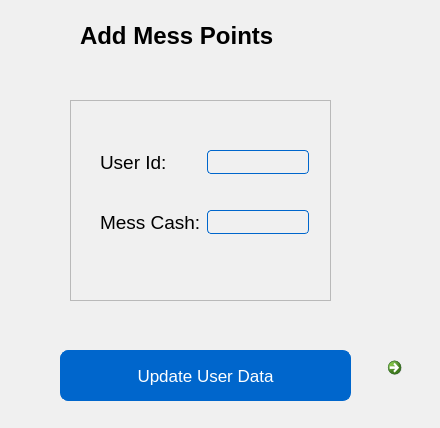
<?xml version="1.0" encoding="UTF-8"?>
<ui version="4.0">
 <class>admin_add_points</class>
 <widget class="QDialog" name="admin_add_points">
  <property name="geometry">
   <rect>
    <x>0</x>
    <y>0</y>
    <width>440</width>
    <height>428</height>
   </rect>
  </property>
  <property name="windowTitle">
   <string>Add Mess Points</string>
  </property>
  <property name="styleSheet">
   <string notr="true">background-color: rgb(240, 240, 240);</string>
  </property>
  <widget class="QPushButton" name="updateUserData">
   <property name="geometry">
    <rect>
     <x>60</x>
     <y>350</y>
     <width>291</width>
     <height>51</height>
    </rect>
   </property>
   <property name="font">
    <font>
     <family>Arial</family>
     <pointsize>-1</pointsize>
     <bold>false</bold>
    </font>
   </property>
   <property name="styleSheet">
    <string notr="true">QPushButton {
    background-color: #0066CC;
    color: white;
    border: 1px solid #0066CC;
    border-radius: 8px;
    font-size: 17px;
    font-family: 'Arial';
}

QPushButton:hover {
    background-color: #005599;
}

QPushButton:pressed {
    background-color: #004080;
    border: 1px solid #004080;
}</string>
   </property>
   <property name="text">
    <string>Update User Data</string>
   </property>
  </widget>
  <widget class="QLabel" name="label_3">
   <property name="geometry">
    <rect>
     <x>280</x>
     <y>20</y>
     <width>31</width>
     <height>31</height>
    </rect>
   </property>
   <property name="text">
    <string/>
   </property>
   <property name="pixmap">
    <pixmap resource="img.qrc">:/images/cash-on-delivery.png</pixmap>
   </property>
   <property name="scaledContents">
    <bool>true</bool>
   </property>
  </widget>
  <widget class="QLabel" name="label_5">
   <property name="geometry">
    <rect>
     <x>80</x>
     <y>0</y>
     <width>281</width>
     <height>71</height>
    </rect>
   </property>
   <property name="styleSheet">
    <string notr="true">QLabel{
    font-weight: bold;
    /*text-transform: uppercase;*/
    font-size: 24px;

}</string>
   </property>
   <property name="text">
    <string>Add Mess Points</string>
   </property>
  </widget>
  <widget class="QFrame" name="frame">
   <property name="geometry">
    <rect>
     <x>70</x>
     <y>100</y>
     <width>261</width>
     <height>201</height>
    </rect>
   </property>
   <property name="styleSheet">
    <string notr="true">QFrame:hover {
    border: 1px solid #005599;
}

QFrame:focus {
    border: 1px solid #004080;
}</string>
   </property>
   <property name="frameShape">
    <enum>QFrame::StyledPanel</enum>
   </property>
   <property name="frameShadow">
    <enum>QFrame::Raised</enum>
   </property>
   <widget class="QWidget" name="layoutWidget">
    <property name="geometry">
     <rect>
      <x>30</x>
      <y>50</y>
      <width>209</width>
      <height>84</height>
     </rect>
    </property>
    <layout class="QGridLayout" name="gridLayout">
     <item row="5" column="0">
      <widget class="QLabel" name="label_7">
       <property name="font">
        <font>
         <pointsize>14</pointsize>
        </font>
       </property>
       <property name="text">
        <string>Mess Cash:</string>
       </property>
      </widget>
     </item>
     <item row="1" column="0">
      <spacer name="verticalSpacer_2">
       <property name="orientation">
        <enum>Qt::Vertical</enum>
       </property>
       <property name="sizeHint" stdset="0">
        <size>
         <width>20</width>
         <height>40</height>
        </size>
       </property>
      </spacer>
     </item>
     <item row="2" column="0">
      <spacer name="verticalSpacer_3">
       <property name="orientation">
        <enum>Qt::Vertical</enum>
       </property>
       <property name="sizeHint" stdset="0">
        <size>
         <width>20</width>
         <height>40</height>
        </size>
       </property>
      </spacer>
     </item>
     <item row="0" column="1">
      <widget class="QLineEdit" name="id">
       <property name="styleSheet">
        <string notr="true">QLineEdit {
    border: 1px solid #0066CC;
    border-radius: 4px;
    padding: 2px 4px;
    font-size: 14px;
    font-family: 'Arial';
}

QLineEdit:hover {
    border: 1px solid #005599;
}

QLineEdit:focus {
    border: 1px solid #004080;
}
</string>
       </property>
      </widget>
     </item>
     <item row="0" column="0">
      <widget class="QLabel" name="label_6">
       <property name="font">
        <font>
         <pointsize>14</pointsize>
        </font>
       </property>
       <property name="text">
        <string>User Id: </string>
       </property>
      </widget>
     </item>
     <item row="5" column="1">
      <widget class="QLineEdit" name="points">
       <property name="styleSheet">
        <string notr="true">QLineEdit {
    border: 1px solid #0066CC;
    border-radius: 4px;
    padding: 2px 4px;
    font-size: 14px;
    font-family: 'Arial';
}

QLineEdit:hover {
    border: 1px solid #005599;
}

QLineEdit:focus {
    border: 1px solid #004080;
}
</string>
       </property>
      </widget>
     </item>
     <item row="3" column="0">
      <spacer name="verticalSpacer_4">
       <property name="orientation">
        <enum>Qt::Vertical</enum>
       </property>
       <property name="sizeHint" stdset="0">
        <size>
         <width>20</width>
         <height>40</height>
        </size>
       </property>
      </spacer>
     </item>
     <item row="4" column="0">
      <spacer name="verticalSpacer">
       <property name="orientation">
        <enum>Qt::Vertical</enum>
       </property>
       <property name="sizeHint" stdset="0">
        <size>
         <width>20</width>
         <height>40</height>
        </size>
       </property>
      </spacer>
     </item>
    </layout>
   </widget>
  </widget>
  <widget class="QCommandLinkButton" name="backButton">
   <property name="geometry">
    <rect>
     <x>380</x>
     <y>350</y>
     <width>51</width>
     <height>53</height>
    </rect>
   </property>
   <property name="text">
    <string/>
   </property>
   <property name="icon">
    <iconset resource="img.qrc">
     <normaloff>:/images/left.png</normaloff>:/images/left.png</iconset>
   </property>
   <property name="iconSize">
    <size>
     <width>30</width>
     <height>30</height>
    </size>
   </property>
  </widget>
  <zorder>label_5</zorder>
  <zorder>updateUserData</zorder>
  <zorder>label_3</zorder>
  <zorder>frame</zorder>
  <zorder>backButton</zorder>
 </widget>
 <resources>
  <include location="img.qrc"/>
 </resources>
 <connections/>
</ui>
